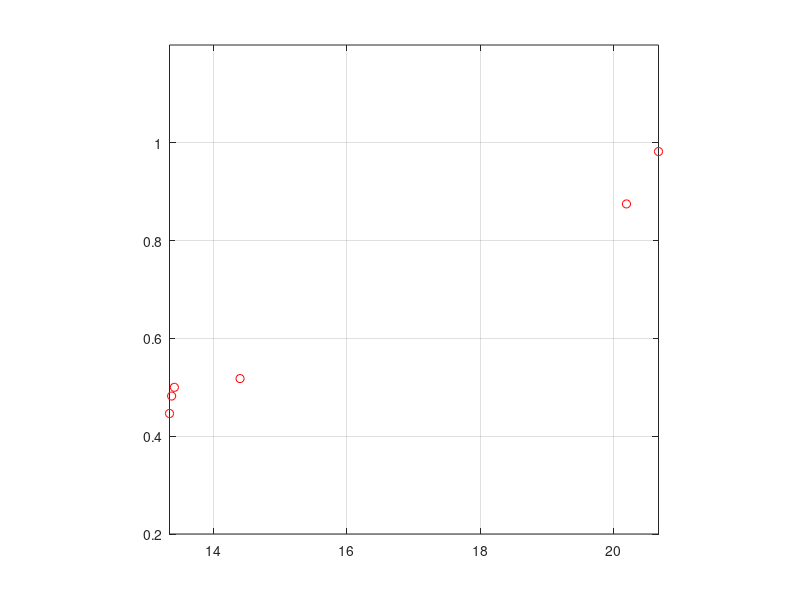

MATLAB code for this plot: (Note: this script raises an error after producing the figure.)
% Description : Non Parametric fit of the Percentage of correct response from the study of Schenkman and Nilson (2010,2011) as a function of Loudness
%             : The script also computes the threshold value of Loudness for which the Percentage of correct response is in between 0.73 and 0.75
% Author      : Vijay Kiran Gidla (joy4u18@gmail.com)


clc;
clear all;
close all;

%% DATA

%% Blind percentage of correct

%Conference

bpc_5_conf=round(([9.71 9.18 5.4 5.15 5.2 4.96]./10)*56);
bpc_50_conf=round(([9.83 9.4 6.19 4.88 4.74 4.89]./10)*56);
bpc_500_conf=round(([9.71 9.98 8.94 4.68 5.23 4.7]./10)*56);

%Anechoic

bpc_5_anc=round(([9.79 8.81 5.14 4.39 4.78 5.04]./10)*56);
bpc_50_anc=round(([9.65 9.75 4.98 4.73 4.73 4.71]./10)*56);
bpc_500_anc=round(([9.67 9.94 5.18 4.98 5.56 5.08]./10)*56);

B_AC=[bpc_5_anc;bpc_50_anc;bpc_500_anc;bpc_5_conf;bpc_50_conf;bpc_500_conf];


% Lecture room

bpc_5_lec=round([0.6101 0.5373 ]*56);
% bpc_5_2c_lec=round([0.6607 0.5923]*56);
% bpc_5_4c_lec=round([0.6161 0.5759]*56);
% bpc_5_8c_lec=round([0.7188 0.6101]*56);
% bpc_5_16c_lec=round([0.7470 0.6315]*56);
% bpc_5_32c_lec=round([0.7560 0.6533]*56);
% bpc_5_64c_lec=round([0.7664 0.5391]*56);
bpc_500_lec=round([0.8080 0.5893]*56);

B_L=[bpc_5_lec; bpc_500_lec];


%%  Sighted Percentage of correct


%Conference


spc_5_conf=round(([8.48 7.65 5.86 4.95 4.74 4.8]./10)*56);
spc_50_conf=round(([9.39 8.18 5.81 4.89 4.75 5.08]./10)*56);
spc_500_conf=round(([9.67 9.85 7.12 4.96 4.98 4.98]./10)*56);

%Anechoic

spc_5_anc=round(([9.05 8.15 5.32 4.5 4.75 5.19]./10)*56);
spc_50_anc=round(([9.35 9.23 5.4 5.18 5 4.62]./10)*56);
spc_500_anc=round(([9.74 9.8 4.86 4.78 4.61 4.67]./10)*56);


S_AC=[spc_5_anc; spc_50_anc; spc_500_anc ; spc_5_conf ; spc_50_conf ; spc_500_conf];

% Lecture room

spc_5_lec=round([0.5508]*56);
% spc_5_2c_lec=round([0.5137]*56);
% spc_5_4c_lec=round([0.5467]*56);
% spc_5_8c_lec=round([0.5707]*56);
% spc_5_16c_lec=round([0.6174]*56);
% spc_5_32c_lec=round([0.6921]*56);
% spc_5_64c_lec=round([0.6456]*56);
spc_500_lec=round([0.6209]*56);

S_L=[spc_5_lec; spc_500_lec];


%% Loudness values
%  Anechoic
STL_A_005_mean=[20.674 20.194 14.404 13.347 13.379 13.420];

STL_A_050_mean=[63.672 52.307  40.320 40.292 40.213 40.089];

STL_A_500_mean=[76.143 62.159  48.353 48.377  48.187 48.131];



%%  Conference

STL_C_005_mean=[26.707 24.377  21.537 19.651 19.975 19.529 ];

STL_C_050_mean=[69.607 55.682  47.619 45.135 45.249 45.041];

STL_C_500_mean=[78.659 63.574  54.580 52.387 52.569 52.502];

STL_AC=[STL_A_005_mean;STL_A_050_mean;STL_A_500_mean;STL_C_005_mean;...
    STL_C_050_mean;STL_C_500_mean];

%% Lecture

STL_L_005_mean=[17.160 16.179];


STL_L_500_mean=[54.712 52.466];


STL_L=[STL_L_005_mean;STL_L_500_mean];

%% Plot of the DATA


m=[56 56 56  56 56 56]';

% x=[100 150]';
% m=[56 56]';

for i=1:size(B_AC,1)
    
    
    x=STL_AC(i,:)';		% Manually change the loudness data for different conditions
    
    r=B_AC(i,:)';		% Manually change the sighted or the blind P(c) response
    
    
    x=flipud(x);
    r=flipud(r);
    
%     figure(i);
    plot( x, r ./ m, 'ro');
    axis([min(x) max(x) 0.2 1.2]);
    axis square;
    hold on;
    grid on;
 
    numxfit = 499;                                  % Number of new points to be generated minus 1
    xfit = [min(x):(max(x)-min(x))/numxfit:max( x ) ]';
    
    %% LSfit
    
    if(length(x)>2)
        
        guessing=0;
        lapsing=0;
        
        temp=diff(x);
        bwd_min = min(temp(temp>0));
		
%         if(isempty(bwd_min))
%             bwd_min=min(abs(temp));    %VJ2015
%         end

        bwd_max = max( x ) - min( x );
		
%         if(bwd_min == bwd_max)
%             bwd_min=1;    %VJ 2015
%         end

% Switch between cross-validated or bootstrap by manually uncommenting the corresponding lines
%         bwd = bandwidth_cross_validation( r, m, x, [ bwd_min, bwd_max ],'logit',guessing,lapsing,2,1,'normpdf',100,1e-6);               
        bwd= bandwidth_bootstrap(r, m, x, [ bwd_min, bwd_max ],30,[],'logit',guessing,lapsing,2,1,'normpdf',100,1e-6);
        
        
        hhh(:,i)=bwd;
%         hhh_1(:,i)=bwd;
        bwd = bwd(3); % choose the third estimate, which is based on cross-validated deviance
       
        
        pfit = locglmfit( xfit, r, m, x, bwd,'logit',guessing,lapsing,2,1,'normpdf',100,1e-6);
        plot( xfit, pfit, 'b','linewidth',2 );  % Plot the fitted curve
        
        for temp_idx=1:length(x)
            try
                i_idx(temp_idx,1)=find(xfit==x(temp_idx));
            catch err
                ti = find(xfit>=(x(temp_idx)-1) & xfit<=(x(temp_idx)+1));
                i_idx(temp_idx,1) = min(ti);
            end
        end
        
        i_pfit=pfit(i_idx);
        
        
        D = deviance(r,m,i_pfit)
        
        z_2(i)=mean(xfit(pfit>=0.73&pfit<=0.76));
        
%         h1=legend('Mean proportion of correct','logisitc fit','Local linear fit');
%         set(h1,'location','best');
        xlabel('Loudness (sones)');
        ylabel('Proportion of correct responses');
        
    else
        
        h1=legend('Mean proportion of correct','logistic fit');
        set(h1,'location','best');
        xlabel('Loudness (sones)');
        ylabel('Proportion of correct responses');
    end
    
end

sprintf('%.1f ',z_2)